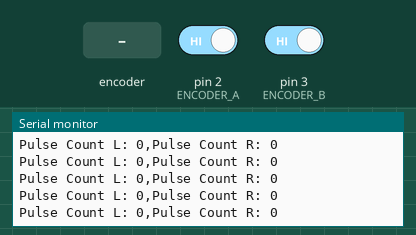
The sketch below on a simulated Arduino Uno, built with avr-gcc and run on an emulated ATmega328P. Parts: the last lines printed to the serial monitor. Inputs (shaded band) come from the test bench; at power-on: pin 2 (ENCODER_A) HIGH, pin 3 (ENCODER_B) HIGH.

Above: at 1.2 s.
1.3 s: rotary encoder on pin 2 (ENCODER_A) / pin 3 (ENCODER_B) turned 1 step (first pin leading)
At 2.2 s:
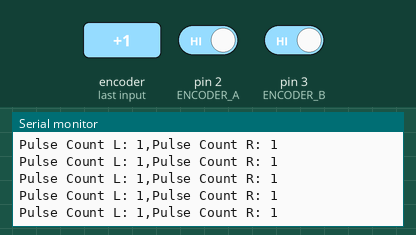
4.5 s: rotary encoder on pin 2 (ENCODER_A) / pin 3 (ENCODER_B) turned 1 step (first pin leading)
At 5.5 s:
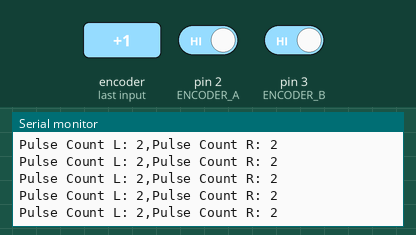
Timing chart, 0 to 7.5 s (numbered marks = the images above; inputs shaded):
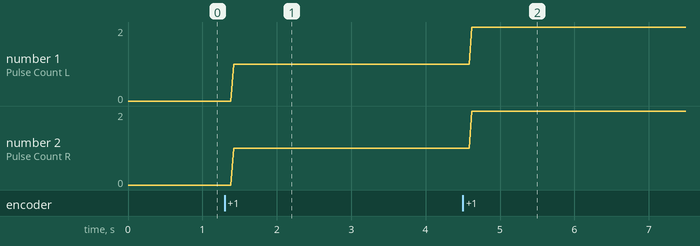

Measured:
- after the input at 1.3 s, the serial monitor: prints a new line after 0.12 s (image 1)
- after the input at 4.5 s, the serial monitor: prints a new line after 0.12 s (image 2)
- plotted number 1: 0 → 1 after the input at 1.3 s, 1 → 2 after the input at 4.5 s
- plotted number 2: 0 → 1 after the input at 1.3 s, 1 → 2 after the input at 4.5 s

The sketch:

motor_driver_fyp_encoder.ino
```cpp
int RPWM = 5;  // Digital/PWM pin 5 to the RPWM on the BTS7960
int LPWM = 6;  // Digital/PWM pin 6 to the LPWM on the BTS7960

int RPWM1 = 9;  // Digital/PWM pin 5 to the RPWM on the BTS7960
int LPWM2 = 10;  // Digital/PWM pin 6 to the LPWM on the BTS7960

// // Enable "Left" and "Right" movement
// int L_EN = 7;  // connect Digital/PWM pin 7 to L_EN on the BTS7960
// int R_EN = 8;  // connect Digital/PWM pin 8 to R_EN on the BTS7960

#define ENCODER_A 2
#define ENCODER_B 3

volatile int pulseCountA = 0;
volatile int pulseCountB = 0;


void setup() {

  Serial.begin(9600);

  //enable "Right" and "Left" movement on the HBridge
  // Notice use of digitalWrite to simply turn it on and keep it on.
  // digitalWrite(R_EN, HIGH);
  // digitalWrite(L_EN, HIGH);

    pinMode(ENCODER_A, INPUT_PULLUP);
  pinMode(ENCODER_B, INPUT_PULLUP);

  // Attach interrupts to the encoder pins (rising edge)
  attachInterrupt(digitalPinToInterrupt(ENCODER_A), countPulseA, RISING);
  attachInterrupt(digitalPinToInterrupt(ENCODER_B), countPulseB, RISING);
}


void loop() {
  // put your main code here, to run repeatedly:

  // Use an analogWrite(pin,  which tells it to send a modulated
  // signal (PWM) to specific pin at a specific "duty cycle".
  // Valid values are 0 to 255.  0 means always off(or no power) and 255 means always on(full power)
  // https://www.arduino.cc/reference/en/language/functions/analog-io/analogwrite/
  // analogWrite(LPWM, 50);
  // analogWrite(RPWM1,50 );
   // pulse a signal continually at the rate of 64
  // // the analogWrite line above should start the motor turning in one direction at about 1/4 of power.
  // delay(5000); // wait 5 seconds, motor continues to move because the analogWrite is still pulsing
  // analogWrite(RPWM, 128); // pulse signal now at 128 (about half power... half of max 255).
  // delay(5000);

  // // after 5 seconds at half power, stop the motor moving
  // analogWrite(RPWM, 0);
  // delay(5000);
  // // now start moving in opposite direction.
  // analogWrite(LPWM, 64);
  // delay(5000);
  // analogWrite(LPWM, 128);
  // delay(5000);
  // analogWrite(LPWM, 0); // Stop moving in this direction
  // // at this point should be no movement.

  // delay(1000);
    Serial.print("Pulse Count L: ");
  Serial.print(pulseCountA);
  Serial.print(",");
  Serial.print("Pulse Count R: ");
  Serial.println(pulseCountB);

  // Add any additional code for your application
  delay(10);
}


void countPulseA() {
  pulseCountA++;
}

// Interrupt service routine for encoder B
void countPulseB() {
  pulseCountB++;
}
```
